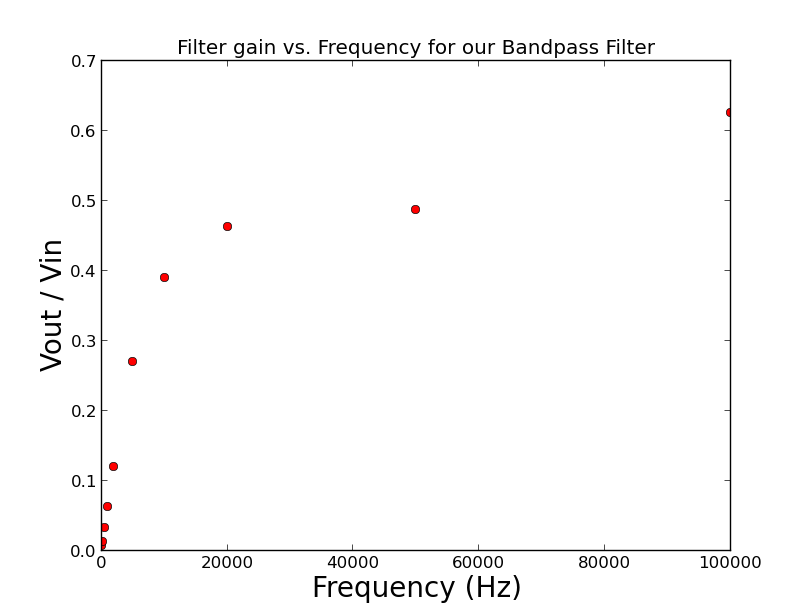

The Python source for this figure:
import matplotlib.pyplot as plt
import numpy as np
import math

x = [100, 200, 500, 1000, 2000, 5000, 10000, 20000, 50000, 100000]
y = [.028, .052, 0.128, .25, .48, 1.08, 1.56, 1.85, 1.95, 2.5]

plt.plot(x, [q/4 for q in y], 'ro')
plt.xlabel("Frequency (Hz)", fontsize=20)
plt.ylabel("Vout / Vin", fontsize=20)
plt.title("Filter gain vs. Frequency for our Bandpass Filter")
plt.show()
